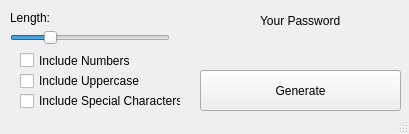
<?xml version="1.0" encoding="UTF-8"?>
<ui version="4.0">
 <class>PasswordGenerator</class>
 <widget class="QMainWindow" name="PasswordGenerator">
  <property name="geometry">
   <rect>
    <x>0</x>
    <y>0</y>
    <width>409</width>
    <height>134</height>
   </rect>
  </property>
  <property name="windowTitle">
   <string>PasswordGenerator</string>
  </property>
  <widget class="QWidget" name="centralwidget">
   <widget class="QCheckBox" name="checkboxNumbers">
    <property name="geometry">
     <rect>
      <x>20</x>
      <y>50</y>
      <width>141</width>
      <height>21</height>
     </rect>
    </property>
    <property name="text">
     <string>Include Numbers</string>
    </property>
   </widget>
   <widget class="QCheckBox" name="checkboxUppercase">
    <property name="geometry">
     <rect>
      <x>20</x>
      <y>70</y>
      <width>131</width>
      <height>22</height>
     </rect>
    </property>
    <property name="text">
     <string>Include Uppercase</string>
    </property>
   </widget>
   <widget class="QCheckBox" name="checkboxSpecial">
    <property name="geometry">
     <rect>
      <x>20</x>
      <y>90</y>
      <width>161</width>
      <height>22</height>
     </rect>
    </property>
    <property name="text">
     <string>Include Special Characters</string>
    </property>
   </widget>
   <widget class="QPushButton" name="btnGenerate">
    <property name="geometry">
     <rect>
      <x>200</x>
      <y>70</y>
      <width>201</width>
      <height>41</height>
     </rect>
    </property>
    <property name="text">
     <string>Generate</string>
    </property>
   </widget>
   <widget class="QLabel" name="staticlabaelYourPass">
    <property name="geometry">
     <rect>
      <x>260</x>
      <y>10</y>
      <width>81</width>
      <height>21</height>
     </rect>
    </property>
    <property name="text">
     <string>Your Password</string>
    </property>
   </widget>
   <widget class="QSlider" name="sliderLength">
    <property name="geometry">
     <rect>
      <x>10</x>
      <y>30</y>
      <width>160</width>
      <height>16</height>
     </rect>
    </property>
    <property name="minimumSize">
     <size>
      <width>160</width>
      <height>16</height>
     </size>
    </property>
    <property name="minimum">
     <number>7</number>
    </property>
    <property name="maximum">
     <number>20</number>
    </property>
    <property name="pageStep">
     <number>3</number>
    </property>
    <property name="value">
     <number>10</number>
    </property>
    <property name="orientation">
     <enum>Qt::Orientation::Horizontal</enum>
    </property>
   </widget>
   <widget class="QLabel" name="staticlabelLength">
    <property name="geometry">
     <rect>
      <x>10</x>
      <y>10</y>
      <width>49</width>
      <height>16</height>
     </rect>
    </property>
    <property name="text">
     <string>Length:</string>
    </property>
   </widget>
   <widget class="QLabel" name="labelGeneratedPass">
    <property name="geometry">
     <rect>
      <x>200</x>
      <y>40</y>
      <width>201</width>
      <height>16</height>
     </rect>
    </property>
    <property name="text">
     <string/>
    </property>
    <property name="scaledContents">
     <bool>false</bool>
    </property>
    <property name="alignment">
     <set>Qt::AlignmentFlag::AlignCenter</set>
    </property>
   </widget>
   <widget class="QLabel" name="labelLengthDisplay">
    <property name="geometry">
     <rect>
      <x>58</x>
      <y>10</y>
      <width>41</width>
      <height>16</height>
     </rect>
    </property>
    <property name="text">
     <string/>
    </property>
   </widget>
  </widget>
  <widget class="QStatusBar" name="statusbar"/>
 </widget>
 <resources/>
 <connections/>
</ui>
